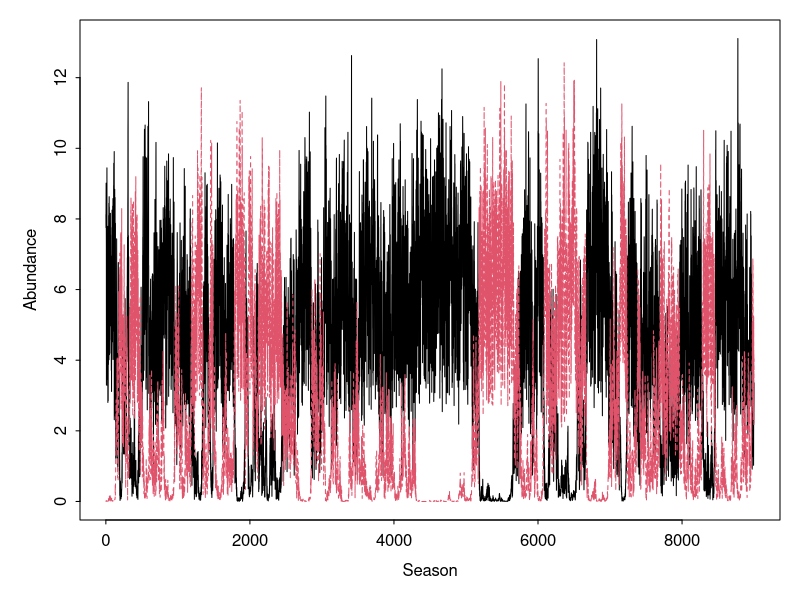

Source code (R):
##  Semi-discrete storage effect model of two species 
##  coexisting on one essential resource.                

##  Authors:  Andrew Tredennick, Peter Adler, and Fred Adler
##  Email:    atredenn@gmail.com
##  Date:     4.24.2015 -- Copied over from relative_nonlinearity.R and 
##                         variable germination included for storage effect.
##            5.21.2016 -- Updated model to have most dynamics occur at the
##                         end of season, discrete time intervals


############################  MODEL DESCRIPTION  ##############################
# Species "split" themselves between a dormant, low-mortaility stage (D) and  #
# a higher mortality, high growth stage (N).                                  #
# The single resource is R.                                                   #
# There are two sources of variability: an environmental cue that drives the  #
# storage effect, and resource variability.                                   #
###############################################################################

# Clear the Workspace
rm(list=ls())


####
#### Initial Conditions, Global Variables, and Parameters ----------------------
####
seasons <- 10000                   # number of seasons to simulate
seasons_to_exclude <- 1000        # initial seasons to exclude from plots
days_to_track <- 20              # number of days to simulate in odSolve
DNR <- c(D=c(1,1),N=c(1,1),R=10) # initial conditions
Rmu <- 3                         # mean resource pulse (on log scale)
Rsd_annual <- 0                  # std dev of resource pulses (on log scale)
sigE <- 2                        # environmental cue variance
rho <- 0.5                         # environmental cue correlation between species

# Within-season parameters
parms <- list(
  r = c(5,5),                    # max growth rate for each species
  a = c(5,5),                    # rate parameter for Hill function 
  b = c(20,20),                  # shape parameter for Hill function
  eps = c(0.2,0.2)               # resource-to-biomass efficiency
)

# End-of-season transition parameters
alpha1 <- 0.50                   # live-to-dormant biomass fraction; spp1
alpha2 <- 0.49                   # live-to-dormant biomass fraction; spp2
beta1 <- 0                       # adult survivorship; spp1 (0 if annual, >0 if perennial)
beta2 <- 0                       # adult survivorship; spp2 (0 if annual, >0 if perennial)
eta1 <- 0.1                      # dormant mortality; spp1
eta2 <- 0.1                      # dormant mortality; spp2
theta1 <- 0                      # resource recycling fraction; spp1
theta2 <- 0                      # resource recycling fraction; spp2
nu <- 0                          # resource carry-over fraction

####
#### Load relevant libraries ----------------------------------------
####
library('deSolve')
library('mvtnorm')



####
#### Model functions -------------------------------------------------
####
## Continuous model
updateNR <- function(t, NR, parms){
  with(as.list(c(NR, parms)), {
    dN1dt = N1*eps[1]*(uptake_R(r[1], R, a[1], b[1]))
    dN2dt = N2*eps[2]*(uptake_R(r[2], R, a[2], b[2]))
    dRdt = -1 * (dN1dt/eps[1] + dN2dt/eps[2])
    list(c(dN1dt, dN2dt, dRdt)) #output
  })
}

##  Resource uptake function (Hill function)
uptake_R <- function(r, R, a, b){
  return((r*R^a) / (b^a + R^a))
}

## Discrete model
update_DNR <- function(t,DNR,gammas,alpha1,alpha2,eta1,eta2,beta1,beta2,theta1,theta2,nu){
  with (as.list(DNR),{
    g1 <- gammas[1]
    g2 <- gammas[2]
    D1 <- alpha1*N1 + D1*(1-g1)*(1-eta1)
    D2 <- alpha2*N2 + D2*(1-g2)*(1-eta2)
    N1 <- beta1*(1-alpha1)*N1 + g1*(D1+(alpha1*N1))*(1-eta1)
    N2 <- beta2*(1-alpha2)*N2 + g2*(D2+(alpha2*N2))*(1-eta2)
    R <- theta1*(1-alpha1)*N1 + theta2*(1-alpha2)*N2 + nu*R + Rvector[t]
    return(c(D1, D2, N1, N2, R))
  })
}


####
#### Simulate model -----------------------------------------------------
####
days <- c(1:days_to_track)

# Get "germination" fractions for each year
getG <- function(sigE, rho, nTime){
  varcov <- matrix(c(sigE, rho*sigE, rho*sigE, sigE), 2, 2)
  e <- rmvnorm(n = nTime, mean = c(0,0), sigma = varcov)
  g <- exp(e) / (1+exp(e))
  return(g)
}

# Loop over seasons
nmsDNR <- names(DNR)
NR <- DNR[c("N1", "N2", "R")] 
nmsNR <- names(NR)
gVec <- getG(sigE = sigE, rho = rho, nTime = seasons)
Rvector <- rlnorm(seasons, Rmu, Rsd_annual)
saved_outs <- matrix(ncol=5, nrow=seasons)
ptm <- proc.time() # start time
for(season_now in 1:seasons){
  output <- ode(y = NR, times=days,
                func = updateNR, parms = parms)
  NR <- output[nrow(output),nmsNR]
  DNR <- c(DNR[c("D1","D2")], NR)
  saved_outs[season_now,] <- DNR
  names(DNR) <- nmsDNR
  DNR <- update_DNR(season_now, DNR, gVec[season_now,],
                    alpha1=alpha1,alpha2=alpha2,
                    eta1=eta1,eta2=eta2,
                    beta1=beta1,beta2=beta2,
                    theta1=theta1,theta2=theta2,nu=nu)
  names(DNR) <- nmsDNR
  NR <- DNR[c("N1", "N2", "R")] 
  names(NR) <- nmsNR
}
proc.time() - ptm

cols2plot <- c(3,4)
par(mfrow=c(1,1),mar=c(4,4,1,1),tcl=-0.2,mgp=c(2,0.5,0))
matplot(saved_outs[(seasons_to_exclude+1):seasons,cols2plot], type="l", 
        xlab="Season", ylab="Abundance")
# lines(rowSums(saved_outs[101:seasons,cols2plot]), type="l", col="blue", lwd=2)

sd(rowSums(saved_outs[101:seasons,c(3:4)]))/mean(rowSums(saved_outs[101:seasons,c(3:4)]))
